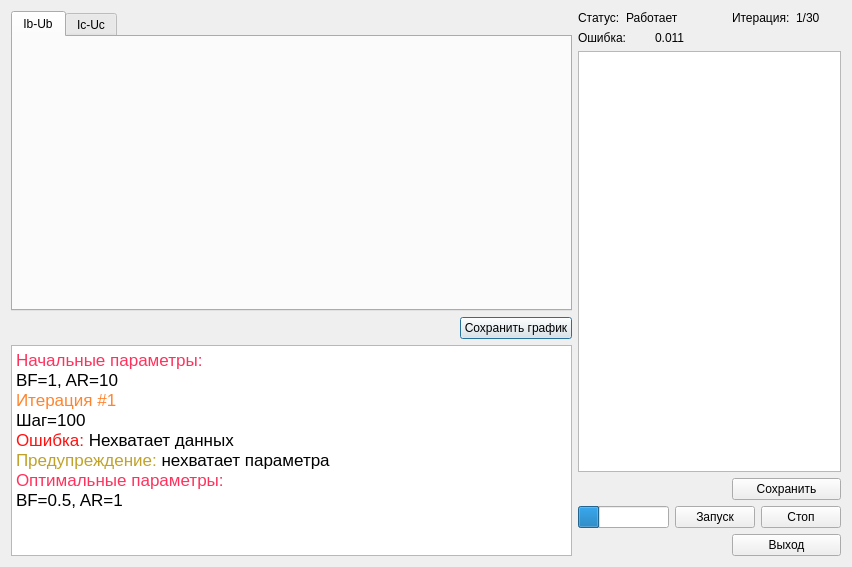
<?xml version="1.0" encoding="UTF-8"?>
<ui version="4.0">
 <class>FormMinimisation</class>
 <widget class="QDialog" name="FormMinimisation">
  <property name="geometry">
   <rect>
    <x>0</x>
    <y>0</y>
    <width>852</width>
    <height>567</height>
   </rect>
  </property>
  <property name="windowTitle">
   <string>Экстракция параметров</string>
  </property>
  <layout class="QGridLayout" name="gridLayout_2">
   <item row="0" column="0" rowspan="6">
    <layout class="QGridLayout" name="gridLayout">
     <item row="0" column="0" colspan="2">
      <widget class="QTabWidget" name="tabGraphics">
       <property name="minimumSize">
        <size>
         <width>0</width>
         <height>300</height>
        </size>
       </property>
       <property name="currentIndex">
        <number>0</number>
       </property>
       <widget class="QWidget" name="tab">
        <attribute name="title">
         <string>Ib-Ub</string>
        </attribute>
       </widget>
       <widget class="QWidget" name="tab_2">
        <attribute name="title">
         <string>Ic-Uc</string>
        </attribute>
       </widget>
      </widget>
     </item>
     <item row="1" column="0">
      <spacer name="horizontalSpacer">
       <property name="orientation">
        <enum>Qt::Horizontal</enum>
       </property>
       <property name="sizeHint" stdset="0">
        <size>
         <width>40</width>
         <height>20</height>
        </size>
       </property>
      </spacer>
     </item>
     <item row="1" column="1">
      <widget class="QPushButton" name="btnSavePlot">
       <property name="text">
        <string>Сохранить график</string>
       </property>
      </widget>
     </item>
     <item row="2" column="0" colspan="2">
      <widget class="QTextBrowser" name="logger">
       <property name="sizePolicy">
        <sizepolicy hsizetype="Expanding" vsizetype="MinimumExpanding">
         <horstretch>0</horstretch>
         <verstretch>0</verstretch>
        </sizepolicy>
       </property>
       <property name="minimumSize">
        <size>
         <width>0</width>
         <height>0</height>
        </size>
       </property>
       <property name="maximumSize">
        <size>
         <width>16777215</width>
         <height>250</height>
        </size>
       </property>
       <property name="html">
        <string>&lt;!DOCTYPE HTML PUBLIC &quot;-//W3C//DTD HTML 4.0//EN&quot; &quot;http://www.w3.org/TR/REC-html40/strict.dtd&quot;&gt;
&lt;html&gt;&lt;head&gt;&lt;meta name=&quot;qrichtext&quot; content=&quot;1&quot; /&gt;&lt;style type=&quot;text/css&quot;&gt;
p, li { white-space: pre-wrap; }
&lt;/style&gt;&lt;/head&gt;&lt;body style=&quot; font-family:'Lucida Grande'; font-size:13pt; font-weight:400; font-style:normal;&quot;&gt;
&lt;p style=&quot; margin-top:0px; margin-bottom:0px; margin-left:0px; margin-right:0px; -qt-block-indent:0; text-indent:0px;&quot;&gt;&lt;span style=&quot; color:#ff325d;&quot;&gt;Начальные параметры:&lt;/span&gt;&lt;/p&gt;
&lt;p style=&quot; margin-top:0px; margin-bottom:0px; margin-left:0px; margin-right:0px; -qt-block-indent:0; text-indent:0px;&quot;&gt;BF=1, AR=10&lt;/p&gt;
&lt;p style=&quot; margin-top:0px; margin-bottom:0px; margin-left:0px; margin-right:0px; -qt-block-indent:0; text-indent:0px;&quot;&gt;&lt;span style=&quot; color:#ff842d;&quot;&gt;Итерация #1&lt;/span&gt;&lt;/p&gt;
&lt;p style=&quot; margin-top:0px; margin-bottom:0px; margin-left:0px; margin-right:0px; -qt-block-indent:0; text-indent:0px;&quot;&gt;Шаг=100&lt;/p&gt;
&lt;p style=&quot; margin-top:0px; margin-bottom:0px; margin-left:0px; margin-right:0px; -qt-block-indent:0; text-indent:0px;&quot;&gt;&lt;span style=&quot; color:#ff1210;&quot;&gt;Ошибка: &lt;/span&gt;Нехватает данных&lt;/p&gt;
&lt;p style=&quot; margin-top:0px; margin-bottom:0px; margin-left:0px; margin-right:0px; -qt-block-indent:0; text-indent:0px;&quot;&gt;&lt;span style=&quot; color:#c0a22a;&quot;&gt;Предупреждение:&lt;/span&gt;&lt;span style=&quot; color:#ffeb39;&quot;&gt; &lt;/span&gt;нехватает параметра&lt;/p&gt;
&lt;p style=&quot; margin-top:0px; margin-bottom:0px; margin-left:0px; margin-right:0px; -qt-block-indent:0; text-indent:0px;&quot;&gt;&lt;span style=&quot; color:#ff325d;&quot;&gt;Оптимальные параметры:&lt;/span&gt;&lt;/p&gt;
&lt;p style=&quot; margin-top:0px; margin-bottom:0px; margin-left:0px; margin-right:0px; -qt-block-indent:0; text-indent:0px;&quot;&gt;&lt;span style=&quot; color:#000000;&quot;&gt;BF=0.5, AR=1&lt;/span&gt;&lt;/p&gt;&lt;/body&gt;&lt;/html&gt;</string>
       </property>
      </widget>
     </item>
    </layout>
   </item>
   <item row="0" column="1">
    <layout class="QHBoxLayout" name="horizontalLayout_4">
     <item>
      <widget class="QLabel" name="label_11">
       <property name="text">
        <string>Статус:</string>
       </property>
      </widget>
     </item>
     <item>
      <widget class="QLabel" name="labelStatus">
       <property name="minimumSize">
        <size>
         <width>100</width>
         <height>0</height>
        </size>
       </property>
       <property name="text">
        <string>Работает</string>
       </property>
      </widget>
     </item>
    </layout>
   </item>
   <item row="0" column="2">
    <layout class="QHBoxLayout" name="horizontalLayout_2">
     <item>
      <widget class="QLabel" name="label_9">
       <property name="text">
        <string>Итерация:</string>
       </property>
      </widget>
     </item>
     <item>
      <widget class="QLabel" name="labelIterations">
       <property name="text">
        <string>1/30</string>
       </property>
      </widget>
     </item>
    </layout>
   </item>
   <item row="1" column="1">
    <layout class="QHBoxLayout" name="horizontalLayout">
     <property name="sizeConstraint">
      <enum>QLayout::SetMaximumSize</enum>
     </property>
     <item>
      <widget class="QLabel" name="label_7">
       <property name="text">
        <string>Ошибка:</string>
       </property>
      </widget>
     </item>
     <item>
      <widget class="QLabel" name="labelError">
       <property name="text">
        <string>0.011</string>
       </property>
      </widget>
     </item>
    </layout>
   </item>
   <item row="2" column="1" colspan="2">
    <widget class="QTableView" name="tblParameters"/>
   </item>
   <item row="3" column="2">
    <widget class="QPushButton" name="btnSaveParameters">
     <property name="text">
      <string>Сохранить</string>
     </property>
    </widget>
   </item>
   <item row="4" column="1" colspan="2">
    <layout class="QHBoxLayout" name="horizontalLayout_3">
     <item>
      <widget class="QProgressBar" name="progressMinimisation">
       <property name="value">
        <number>24</number>
       </property>
       <property name="textVisible">
        <bool>false</bool>
       </property>
       <property name="invertedAppearance">
        <bool>false</bool>
       </property>
      </widget>
     </item>
     <item>
      <widget class="QPushButton" name="btnOperation">
       <property name="sizePolicy">
        <sizepolicy hsizetype="Fixed" vsizetype="Fixed">
         <horstretch>0</horstretch>
         <verstretch>0</verstretch>
        </sizepolicy>
       </property>
       <property name="text">
        <string>Запуск</string>
       </property>
      </widget>
     </item>
     <item>
      <widget class="QPushButton" name="btnStop">
       <property name="text">
        <string>Стоп</string>
       </property>
      </widget>
     </item>
    </layout>
   </item>
   <item row="5" column="2">
    <widget class="QPushButton" name="pushButton_2">
     <property name="text">
      <string>Выход</string>
     </property>
    </widget>
   </item>
  </layout>
  <action name="actionCopyToClipboard">
   <property name="text">
    <string>Скопировать</string>
   </property>
   <property name="shortcut">
    <string>Ctrl+C</string>
   </property>
  </action>
  <zorder>btnSaveParameters</zorder>
  <zorder>tblParameters</zorder>
  <zorder>pushButton_2</zorder>
 </widget>
 <resources/>
 <connections>
  <connection>
   <sender>pushButton_2</sender>
   <signal>clicked()</signal>
   <receiver>FormMinimisation</receiver>
   <slot>accept()</slot>
   <hints>
    <hint type="sourcelabel">
     <x>844</x>
     <y>582</y>
    </hint>
    <hint type="destinationlabel">
     <x>725</x>
     <y>573</y>
    </hint>
   </hints>
  </connection>
 </connections>
</ui>
